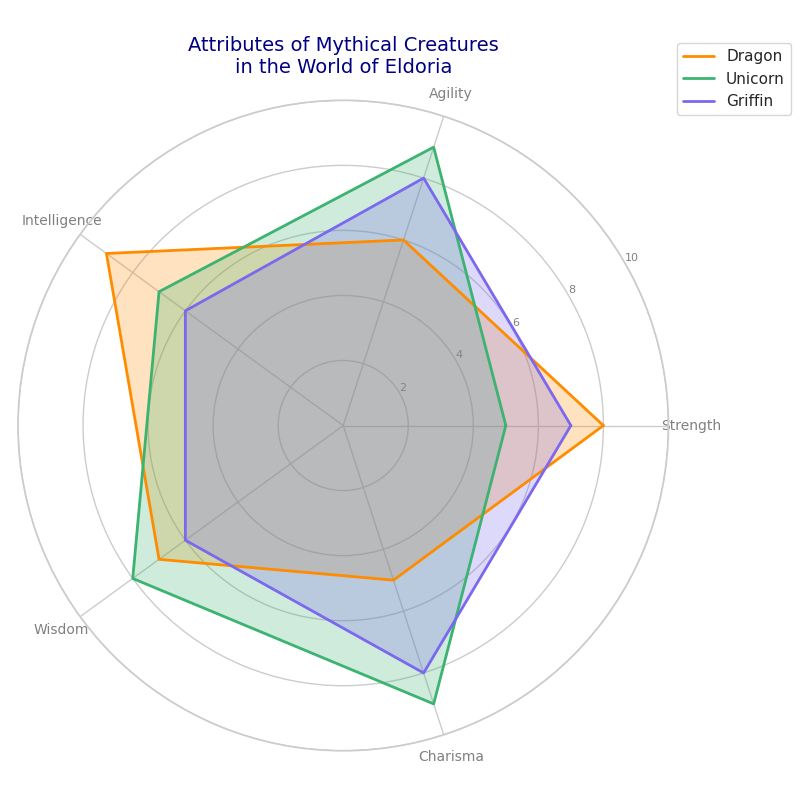

Here is the Python script that generated this plot:
import matplotlib.pyplot as plt
import numpy as np
from math import pi

attributes = ['Strength', 'Agility', 'Intelligence', 'Wisdom', 'Charisma']
n_attributes = len(attributes)

dragon_stats = [8, 6, 9, 7, 5]
unicorn_stats = [5, 9, 7, 8, 9]
griffin_stats = [7, 8, 6, 6, 8]

angles = np.linspace(0, 2 * np.pi, n_attributes, endpoint=False).tolist()
angles += angles[:1]  

def plot_creature(ax, stats, label, color):
    stats += stats[:1]
    ax.plot(angles, stats, color=color, linewidth=2, label=label)
    ax.fill(angles, stats, color=color, alpha=0.25)

fig, ax = plt.subplots(figsize=(8, 8), subplot_kw=dict(polar=True))

plot_creature(ax, dragon_stats, 'Dragon', 'darkorange')
plot_creature(ax, unicorn_stats, 'Unicorn', 'mediumseagreen')
plot_creature(ax, griffin_stats, 'Griffin', 'mediumslateblue')

plt.xticks(angles[:-1], attributes, color='gray', size=10)
ax.set_rlabel_position(30)
plt.yticks([2, 4, 6, 8, 10], ["2", "4", "6", "8", "10"], color="gray", size=8)
plt.ylim(0, 10)

plt.legend(loc='upper right', bbox_to_anchor=(1.2, 1.1))
plt.title("Attributes of Mythical Creatures\nin the World of Eldoria", size=14, color='navy', pad=20)

plt.tight_layout()

plt.show()
